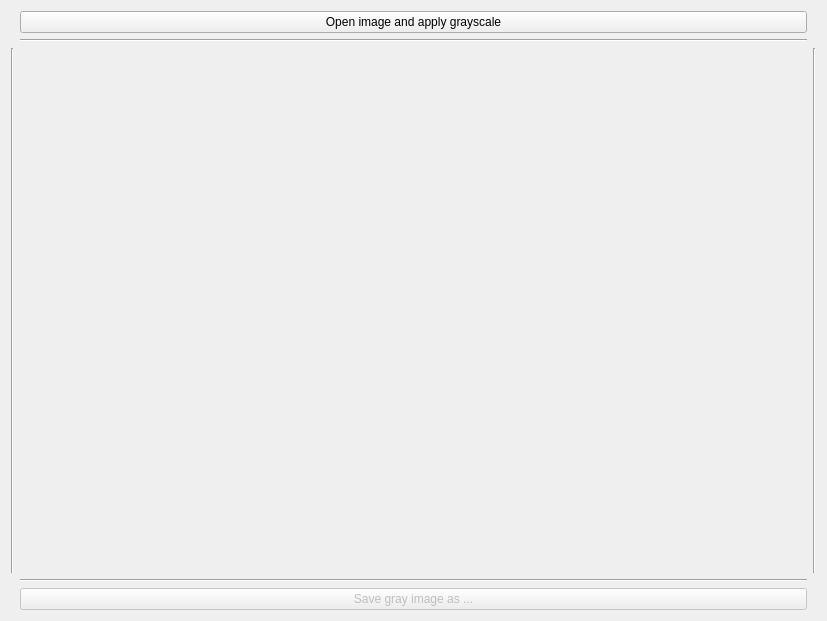
<?xml version="1.0" encoding="UTF-8"?>
<ui version="4.0">
 <class>GrayscaleForm</class>
 <widget class="QWidget" name="GrayscaleForm">
  <property name="geometry">
   <rect>
    <x>0</x>
    <y>0</y>
    <width>827</width>
    <height>621</height>
   </rect>
  </property>
  <property name="windowTitle">
   <string>Grayscale</string>
  </property>
  <layout class="QGridLayout" name="gridLayout_2">
   <item row="4" column="1" colspan="3">
    <widget class="QPushButton" name="buttonSave">
     <property name="enabled">
      <bool>false</bool>
     </property>
     <property name="text">
      <string>Save gray image as ...</string>
     </property>
    </widget>
   </item>
   <item row="0" column="1" colspan="3">
    <widget class="QPushButton" name="buttonOpenAndGray">
     <property name="text">
      <string>Open image and apply grayscale</string>
     </property>
    </widget>
   </item>
   <item row="1" column="1" colspan="3">
    <widget class="Line" name="line_2">
     <property name="orientation">
      <enum>Qt::Horizontal</enum>
     </property>
    </widget>
   </item>
   <item row="3" column="1" colspan="3">
    <widget class="Line" name="line">
     <property name="orientation">
      <enum>Qt::Horizontal</enum>
     </property>
    </widget>
   </item>
   <item row="2" column="0">
    <widget class="Line" name="line_3">
     <property name="orientation">
      <enum>Qt::Vertical</enum>
     </property>
    </widget>
   </item>
   <item row="2" column="5">
    <widget class="Line" name="line_4">
     <property name="orientation">
      <enum>Qt::Vertical</enum>
     </property>
    </widget>
   </item>
   <item row="2" column="1" colspan="3">
    <layout class="QGridLayout" name="gridLayout_3">
     <item row="1" column="1">
      <layout class="QHBoxLayout" name="horizontalLayout">
       <item>
        <widget class="QLabel" name="labelOriginalImage">
         <property name="text">
          <string/>
         </property>
         <property name="alignment">
          <set>Qt::AlignCenter</set>
         </property>
        </widget>
       </item>
       <item>
        <layout class="QVBoxLayout" name="verticalLayout_3"/>
       </item>
       <item>
        <widget class="QLabel" name="labelGrayImage">
         <property name="text">
          <string/>
         </property>
         <property name="alignment">
          <set>Qt::AlignCenter</set>
         </property>
        </widget>
       </item>
      </layout>
     </item>
    </layout>
   </item>
  </layout>
 </widget>
 <resources/>
 <connections/>
</ui>
